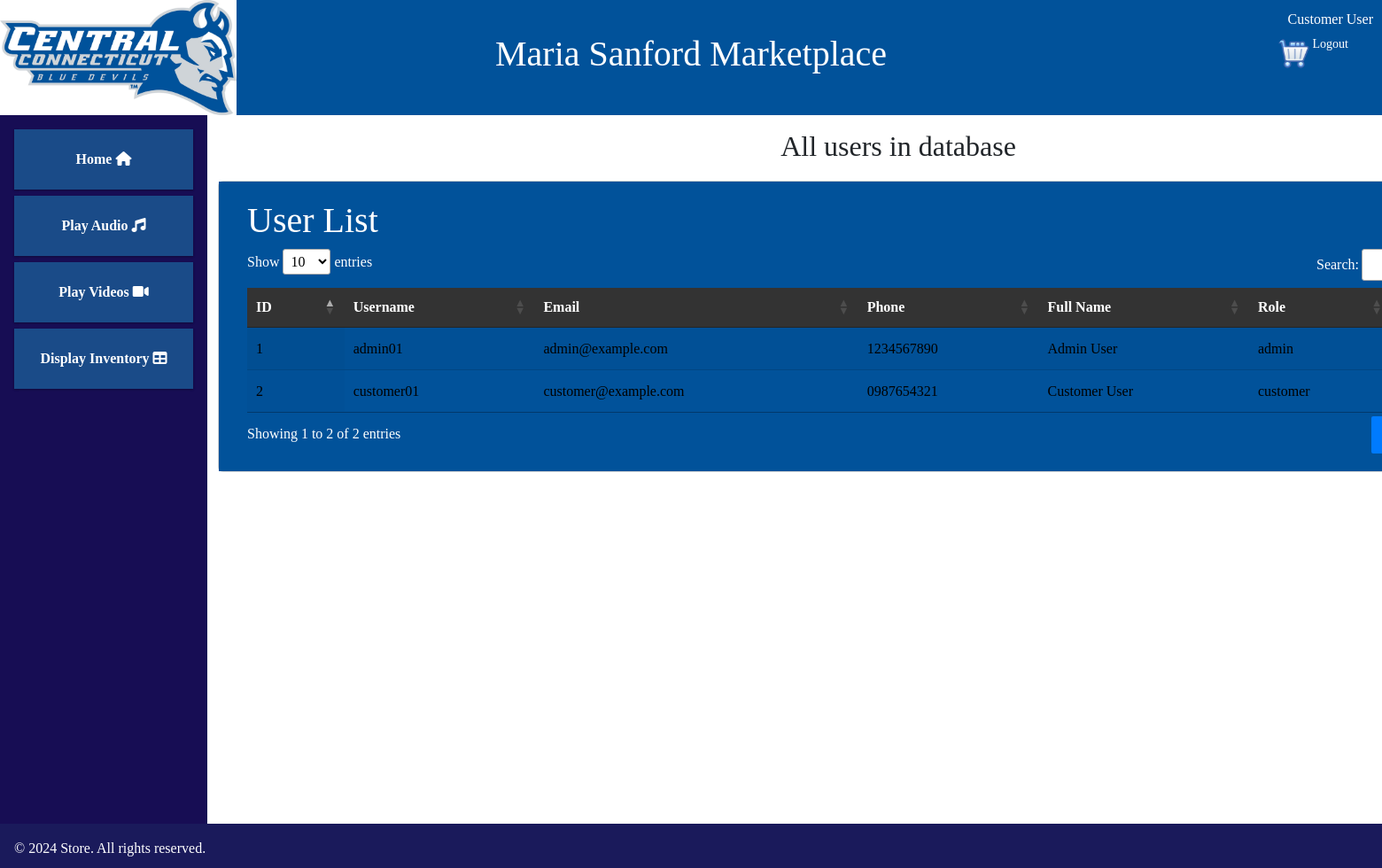
/display_users.php (signed in), run on the app's committed database.
### tables this page shows
CREATE TABLE users (
  id INT(13) UNSIGNED NOT NULL AUTO_INCREMENT,
  username VARCHAR(50) NOT NULL UNIQUE,
  email VARCHAR(100) NOT NULL UNIQUE,
  phone VARCHAR(15) NOT NULL UNIQUE,
  password VARCHAR(255) NOT NULL,
  full_name VARCHAR(100) DEFAULT NULL,
  role ENUM('admin', 'staff', 'customer') NOT NULL DEFAULT 'customer',
  user_image LONGBLOB DEFAULT NULL,
  created_at TIMESTAMP NOT NULL DEFAULT current_timestamp(),
  updated_at TIMESTAMP NOT NULL DEFAULT current_timestamp() ON UPDATE current_timestamp(),
  PRIMARY KEY (id)
);

### layer_business_logic/UserController.php (called while the page is built, shortened)
<?php
require_once __DIR__ . '/../layer_data_access/UserModel.php';
class UserController
{
    private $model;
    public function __construct()
    {
        $this->model = new UserModel();
    }
    public function listUsers()
    {
        return $this->model->getAllUsers();
    }
}

### layer_data_access/UserModel.php (called while the page is built, shortened)
<?php
require_once __DIR__ . '/../includes/conn.php';
class UserModel
{
    private $table_name = "users";
    private $conn;
    public function __construct()
    {
        global $conn;
        $this->conn = $conn;
    }
    public function getAllUsers()
    {
        $query = "SELECT * FROM " . $this->table_name;
        $stmt = $this->conn->prepare($query);
        $stmt->execute();
        return $stmt->fetchAll(PDO::FETCH_ASSOC);
    }
}

### layer_presentation/userList.php (the view, shortened to what this page needs)
<?php
require_once __DIR__ . '/../layer_business_logic/UserController.php';
$controller = new UserController();
$users = $controller->listUsers();
?>
<!DOCTYPE html>
<html lang="en">
<head>
    <link rel="stylesheet" href="https://cdnjs.cloudflare.com/ajax/libs/font-awesome/6.0.0-beta3/css/all.min.css">
    <link rel="stylesheet" href="https://cdn.datatables.net/1.11.5/css/jquery.dataTables.min.css">
    <link rel="stylesheet" href="https://cdn.datatables.net/responsive/2.2.9/css/responsive.dataTables.min.css">
    <link rel="stylesheet" href="css/styles.css">
</head>
<body>
    <div class="container">
        <h1 class="register-page-font">User List</h1>
        <table id="userTable" class="display responsive nowrap" style="width:100%">
            <thead>
                <tr>
                    <th>ID</th>
                    <th>Username</th>
                    <th>Email</th>
                    <th>Phone</th>
                    <th>Full Name</th>
                    <th>Role</th>
                </tr>
            </thead>
            <tbody>
                <?php if (!empty($users)): ?>
                    <?php foreach ($users as $user): ?>
                        <tr>
                            <td><?php echo htmlspecialchars($user['id']); ?></td>
                            <td><?php echo htmlspecialchars($user['username']); ?></td>
                            <td><?php echo htmlspecialchars($user['email']); ?></td>
                            <td><?php echo htmlspecialchars($user['phone']); ?></td>
                            <td><?php echo htmlspecialchars($user['full_name']); ?></td>
                            <td><?php echo htmlspecialchars($user['role']); ?></td>
                        </tr>
                    <?php endforeach; ?>
                <?php else: ?>
                    <tr>
                        <td colspan="4">No users found.</td>
                    </tr>
                <?php endif; ?>
            </tbody>
        </table>
    </div>
</body>
</html>

### css/styles.css (style rules this page uses)
body { display: flex; flex-direction: column; min-height: 100vh; font-family: 'Candara'; }
#userTable thead th { color: #ffffff; background-color: #333333; }
#userTable tbody td { color: #000000; }
.register-page-font { font-family: 'Candara'; color: white; }
.container { max-width: 100%; }

### data on the page
users: id "1", username "admin01", email "admin@example.com", phone "1234567890", full_name "Admin User", role "admin"
users: id "2", username "customer01", email "customer@example.com", phone "0987654321", full_name "Customer User", role "customer"

### other printed values
$fullName "Customer User"
